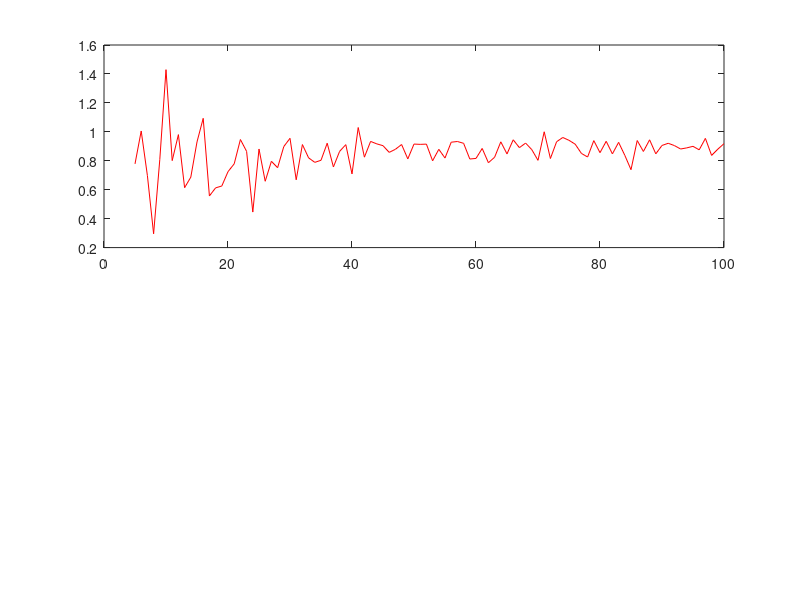

MATLAB code for this plot: (Note: this script raises an error after producing the figure.)
% System Identification Exercise Session 7
% Robin Schmid, schmirob@eth.ch
%%
clear all; close all; clc;
a = 0.9;
b = 0.5;
var = 1;
N = 20;
%% For multiple N
l_s = 5:100;
num_N = size(l_s,2);

for k = 1:num_N
    N = l_s(k);
    u = randn(N,1)*sqrt(var);
    % w = randn(N,1)*sqrt(0.2);
    w = randn(N,1)*sqrt(var);
    % w = zeros(N,1);
    phi = zeros(N,2);
    y = zeros(N,1);
    
    y(1) = w(1); % Initialize y with first value
    for t = 2:N
        y(t) = a*y(t-1) + b*u(t-1) + w(t);
        phi(t,:) = [y(t-1), u(t-1)];
    end
    theta_hat(k, :) = (phi'*phi)\phi'*y;
end

figure(1);
subplot(2,1,1);
plot(l_s,theta_hat(:,1),'r');
hold on
yline(a,'b');
title('Estimate of a for different N');
xlabel('N');
ylabel('a');

subplot(2,1,2);
plot(l_s,theta_hat(:,2),'r');
hold on
yline(b,'b');
title('Estimate of b for different N');
xlabel('N');
ylabel('b');




